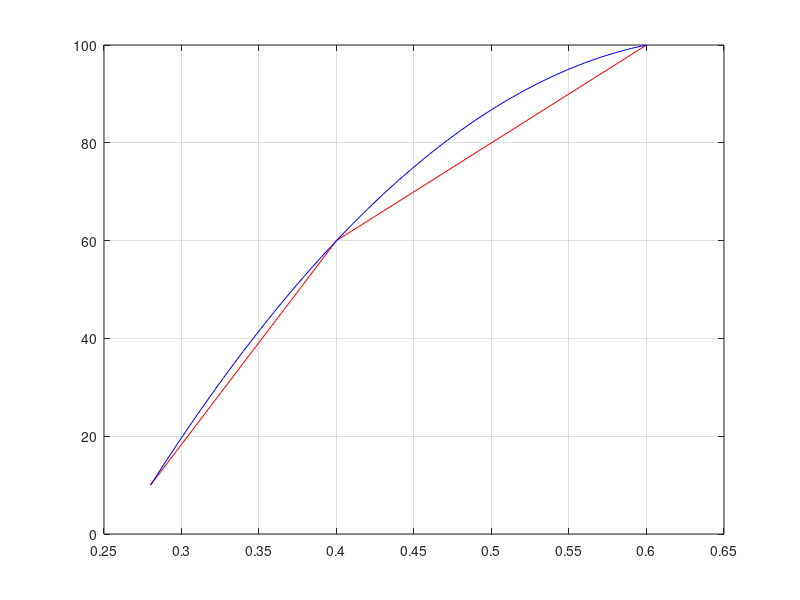

The MATLAB source for this figure:
clear; close all; clc

s = [0.28 0.40 0.60];
v = [10   60   100];

p = polyfit(s, v, 2);

s1 = 0.28:0.01:0.6;
v1 = p(1)*s1.^2 + p(2)*s1 + p(3);

plot(s, v, 'r', s1, v1, 'b');
grid on
